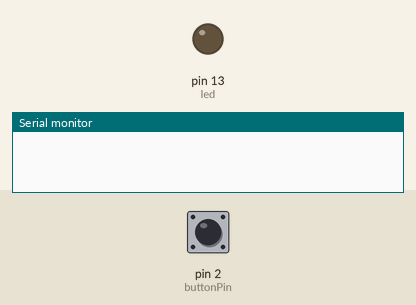
The sketch below on a simulated Arduino Uno, built with avr-gcc and run on an emulated ATmega328P. Parts: output pins drawn as LEDs (lit = HIGH), the last lines printed to the serial monitor. The test bench sets the inputs (shaded band); at power-on: pin 2 (buttonPin) HIGH.

Above: at 1.2 s.
1.3 s: pin 2 (buttonPin) pulled LOW for 0.15 s
At 2.5 s:
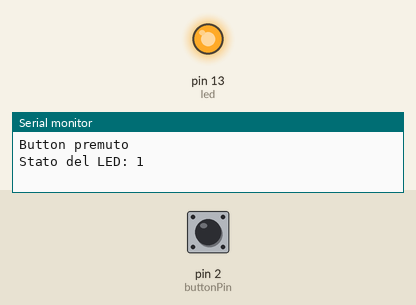
2.9 s: pin 2 (buttonPin) pulled LOW for 1 s
At 4.7 s:
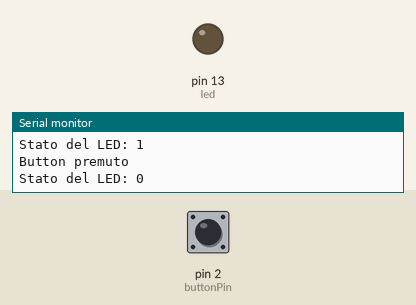
5.4 s: pin 2 (buttonPin) pulled LOW for 3.2 s
At 9.6 s:
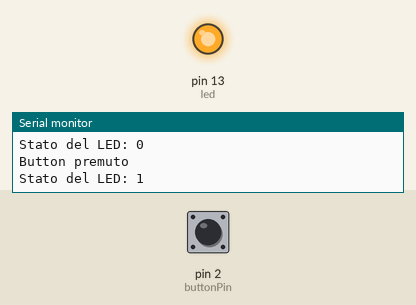
Timing chart, 0 to 11.1 s (numbered marks = the images above; inputs shaded):
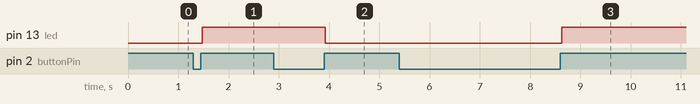

Measured:
- after the input at 1.3 s, pin 13 (led): LOW → HIGH after 0.18 s
- after the input at 2.9 s, pin 13 (led): HIGH → LOW after 1.0 s
- after the input at 5.4 s, pin 13 (led): LOW → HIGH after 3.2 s

The sketch:

button_state_4_state_and_condition.ino
```cpp
/*
   Stato di un bottone

 Legge lo stato di un input

 */
int led = 13;
int buttonPin = 2;
int statoAttuale;          // Variabile per leggere lo stato del bottone
int ultimoStato;           // Variabile per registrare l'ultimo stato del bottone
int ledStatus;             // varabile per mantenere lo stato del led

void setup() {
  pinMode(buttonPin, INPUT);    // Set the switch pin as input
  pinMode(led, OUTPUT);
  Serial.begin(9600);                 // Attiva la comunicazione seriale a 9600bps
  ultimoStato = digitalRead(buttonPin);   // Prima lettura del bottone
  ledStatus = 0;                          // Il LED viene inpostato come spento
}

void loop(){
  statoAttuale = digitalRead(buttonPin);      // Legge lo stato del bottone e lo resistra in val
  delay(20);                      // riduce l'effetto bounce
  if (statoAttuale != ultimoStato && statoAttuale == HIGH) { // due condizione contemporanee
    // lo stato del bottone e' camabiato AND lo stato attuale e' HIGH
      Serial.println("Button premuto");

      ledStatus = !ledStatus ;    // Inverte lo stato del LED
      // ledStatus = 1 - ledStatus ;    // Forma analoga

      Serial.print("Stato del LED: ");  // DEBUG
      Serial.println(ledStatus) ;
  }

  ultimoStato = statoAttuale;        // Aggiorna lo stato finale al valore attuale
  digitalWrite(led, ledStatus);      // setta il led allo stato richiesto

}
```
